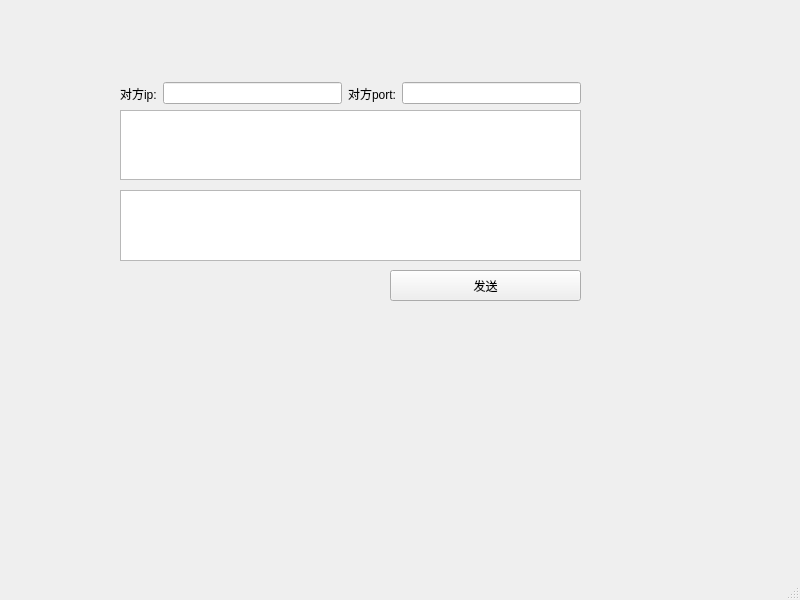
<?xml version="1.0" encoding="UTF-8"?>
<ui version="4.0">
 <class>UdpWindow</class>
 <widget class="QMainWindow" name="UdpWindow">
  <property name="geometry">
   <rect>
    <x>0</x>
    <y>0</y>
    <width>800</width>
    <height>600</height>
   </rect>
  </property>
  <property name="windowTitle">
   <string>UdpWindow</string>
  </property>
  <widget class="QWidget" name="centralwidget">
   <widget class="QTextEdit" name="sendTextEdit">
    <property name="geometry">
     <rect>
      <x>120</x>
      <y>190</y>
      <width>461</width>
      <height>71</height>
     </rect>
    </property>
   </widget>
   <widget class="QPushButton" name="sentButton">
    <property name="geometry">
     <rect>
      <x>390</x>
      <y>270</y>
      <width>191</width>
      <height>31</height>
     </rect>
    </property>
    <property name="text">
     <string>发送</string>
    </property>
   </widget>
   <widget class="QTextEdit" name="recvTextEdit">
    <property name="geometry">
     <rect>
      <x>120</x>
      <y>110</y>
      <width>461</width>
      <height>70</height>
     </rect>
    </property>
   </widget>
   <widget class="QWidget" name="">
    <property name="geometry">
     <rect>
      <x>120</x>
      <y>80</y>
      <width>461</width>
      <height>27</height>
     </rect>
    </property>
    <layout class="QHBoxLayout" name="horizontalLayout">
     <item>
      <widget class="QLabel" name="label">
       <property name="text">
        <string>对方ip:</string>
       </property>
      </widget>
     </item>
     <item>
      <widget class="QLineEdit" name="peerIPLineEdit"/>
     </item>
     <item>
      <widget class="QLabel" name="label_2">
       <property name="text">
        <string>对方port:</string>
       </property>
      </widget>
     </item>
     <item>
      <widget class="QLineEdit" name="peerPortLineEdit"/>
     </item>
    </layout>
   </widget>
  </widget>
  <widget class="QMenuBar" name="menubar">
   <property name="geometry">
    <rect>
     <x>0</x>
     <y>0</y>
     <width>800</width>
     <height>22</height>
    </rect>
   </property>
  </widget>
  <widget class="QStatusBar" name="statusbar"/>
 </widget>
 <resources/>
 <connections/>
</ui>
